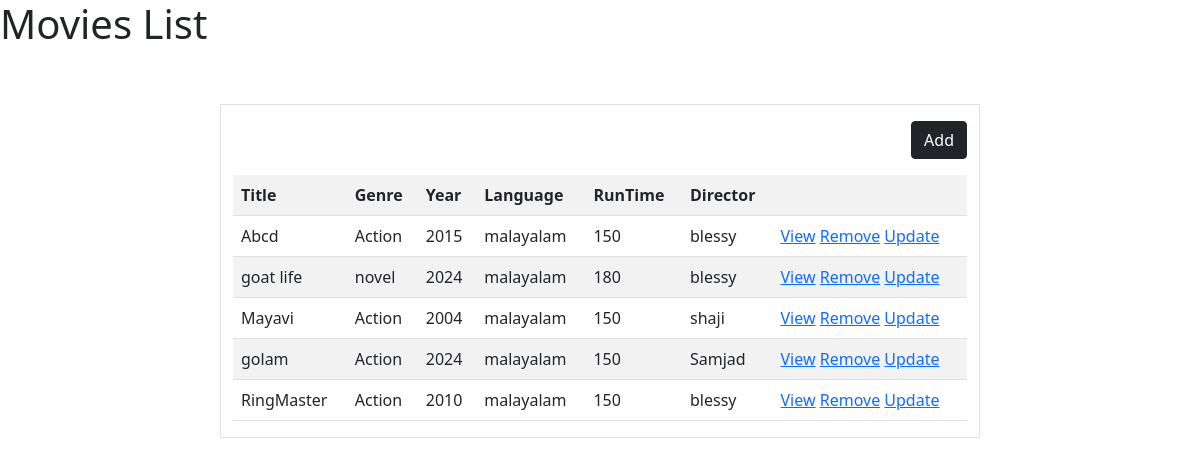
The app's page /movie/all/ with its own data.
### myapp/models.py (models this page shows)
class Movies(models.Model):
    title=models.CharField(max_length=200)
    genre=models.CharField(max_length=200,choices=GenreChoices.choices)
    language=models.CharField(max_length=200)
    year=models.CharField(max_length=200)
    run_time=models.PositiveIntegerField()
    director=models.CharField(max_length=200)

### myapp/views.py (the view)
# urls.py: path('movie/all/',views.MovieListView.as_view(),name='movie-list'),
class MovieListView(View):
    def get(self,request,*args,**kwargs):
        qs=Movies.objects.all()
        return render(request,"movie_list.html",{"movies":qs})

### myapp/templates/movie_list.html (shortened to what this page needs)
<!DOCTYPE html>
<html lang="en">
<head>
    <link href="https://cdn.jsdelivr.net/npm/bootstrap@5.0.2/dist/css/bootstrap.min.css" rel="stylesheet">
</head>
<body>
    <h1>Movies List</h1>
    <div class="container">
        <div class="row mt-5">
            <div class="col-2"></div>
            <div class="col-8 border ">
                <div class="w-100 d-flex justify-content-end my-3">
                    <a href="{%url 'movie-add'%}" class="btn btn-dark">Add</a>
                </div>
                <table class="table table-striped ">
                    <tr>
                        <th>Title</th>
                        <th>Genre</th>
                        <th>Year</th>
                        <th>Language</th>
                        <th>RunTime</th>
                        <th>Director</th>
                        <th></th>
                    </tr>
                    {%for m in movies%}
                    <tr>
                        <td>{{m.title}}</td>
                        <td>{{m.genre}}</td>
                        <td>{{m.year}}</td>
                        <td>{{m.language}}</td>
                        <td>{{m.run_time}}</td>
                        <td>{{m.director}}</td>
                        <td><a href="{%url 'movie-detail' m.id%}">View</a>
                            <a href="{%url 'movie-delete' m.id%}">Remove</a>
                            <a href="{%url 'movie-update' m.id%}">Update</a>
                        </td>
                    </tr>
                    {%endfor%}
                </table>
            </div>
            <div class="col-2"></div>
        </div>
    </div>
</body>
</html>

### records on screen
Movies: title "Abcd", genre "Action", year "2015", language "malayalam", run_time "150", director "blessy"
Movies: title "goat life", genre "novel", year "2024", language "malayalam", run_time "180", director "blessy"
Movies: title "Mayavi", genre "Action", year "2004", language "malayalam", run_time "150", director "shaji"
Movies: title "golam", genre "Action", year "2024", language "malayalam", run_time "150", director "Samjad"
Movies: title "RingMaster", genre "Action", year "2010", language "malayalam", run_time "150", director "blessy"
